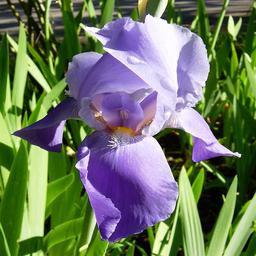
#> input picture HW2/Dataset1/Iris/149490977_b6b55daade_c.jpg, 256 x 256 px, found by its file name; its folder holds only this picture in this run
$ python classification_models.py
#> lines starting #> are read from the running program, lines starting #| are printed output that depends on the picture
import os
import numpy as np
import matplotlib.pyplot as plt
import seaborn as sns
from sklearn.model_selection import KFold, cross_val_score, train_test_split
from sklearn.metrics import accuracy_score, precision_score, recall_score, f1_score, confusion_matrix
from sklearn.linear_model import LogisticRegression
from sklearn.svm import SVC
from sklearn.tree import DecisionTreeClassifier
from sklearn.neural_network import MLPClassifier
from sklearn.ensemble import RandomForestClassifier
from PIL import Image
#Load image data and corresponding labels
def load_images(base_directory):
    images = []
    labels = []

    for class_name in os.listdir(base_directory):
        class_dir = os.path.join(base_directory, class_name)
        if not os.path.isdir(class_dir):
            continue

        for filename in os.listdir(class_dir):
            if filename.endswith('.jpg'):
                img_path = os.path.join(class_dir, filename)
                img = Image.open(img_path)
#> img is the input picture: PIL image 256x256 RGB; mean R, G, B 109.3, 120.1, 98.2
                img = img.resize((64, 64))
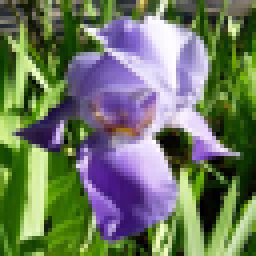
#> img: PIL image 64x64 RGB (shown 4 times larger); mean R, G, B 109.2, 120.1, 98.2
                img_arr = np.array(img) / 255.0
                images.append(img_arr)
                labels.append(class_name)
#> pass 2 of the loop in load_images, `for class_name in os.listdir(base_directory):`:
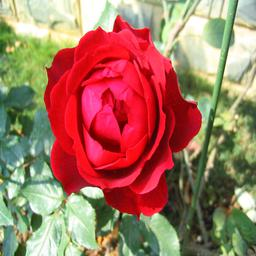
#> input picture HW2/Dataset1/Rose/120295872_2d2f47e14e_c.jpg, 256 x 256 px, found by its file name
#> in load_images, img is the input picture: PIL image 256x256 RGB; mean R, G, B 164.3, 117.8, 97.4
#> in load_images, `img = img.resize((64, 64))`:
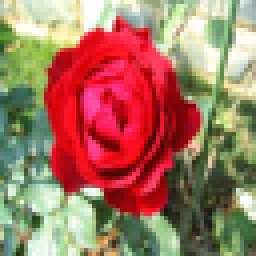
#> img: PIL image 64x64 RGB (shown 4 times larger); mean R, G, B 164.2, 117.8, 97.4
    return np.array(images), np.array(labels)

def split_data(base_dir):
    X, y = load_images(base_dir)

    #Flatten the image data
    X_flat = X.reshape(X.shape[0], -1)

#> (the run stopped early here; a loop or call above may not have finished)
